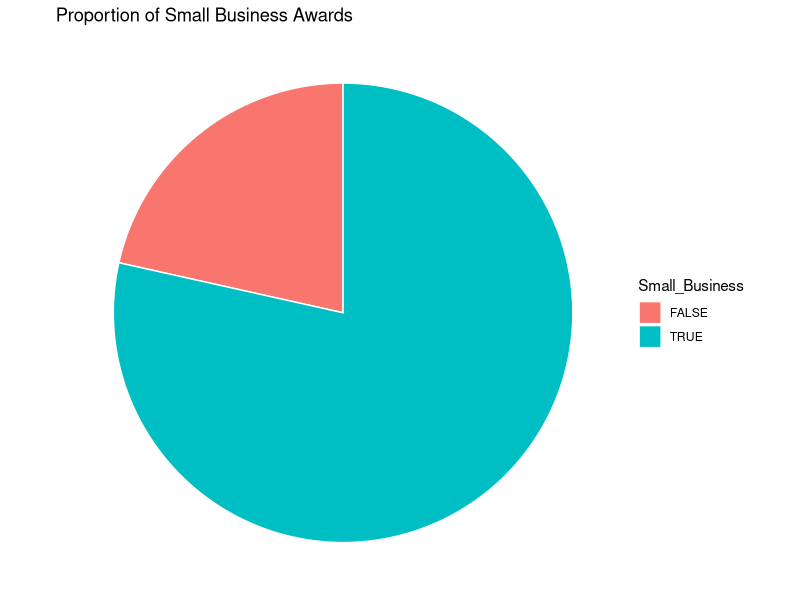
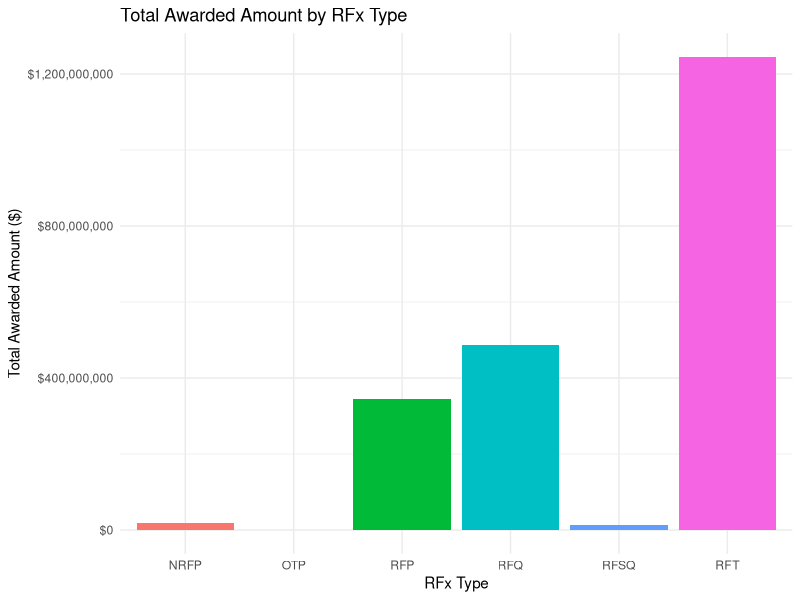
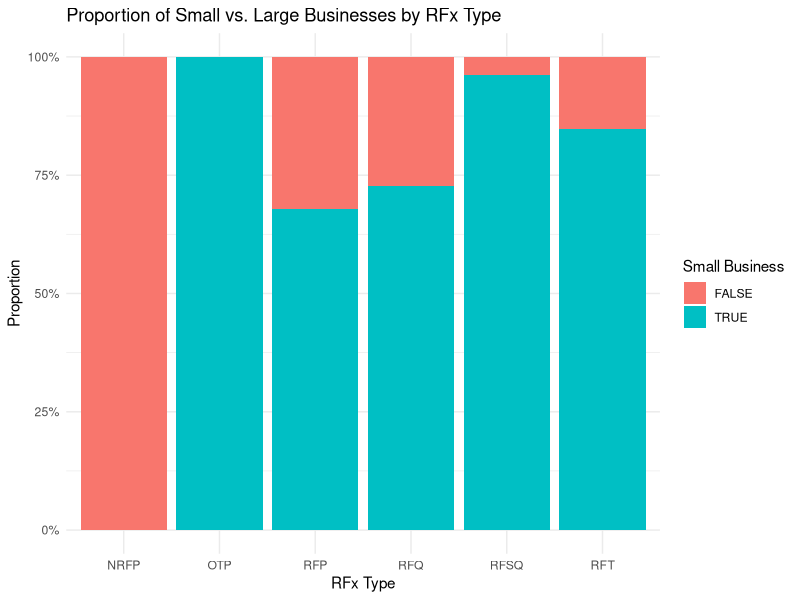
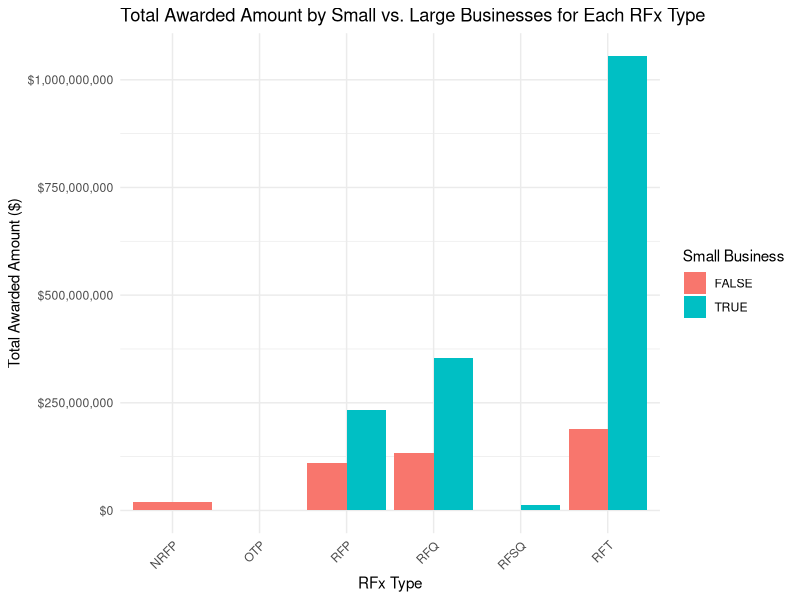
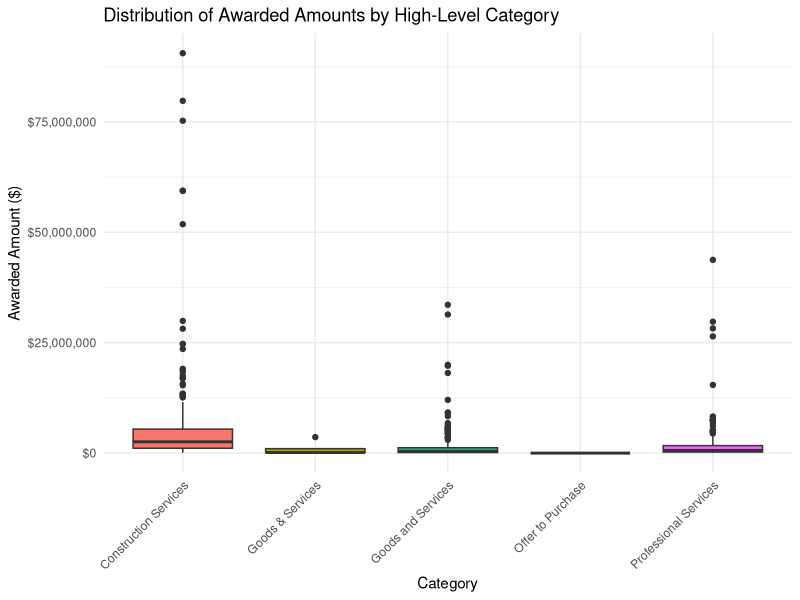
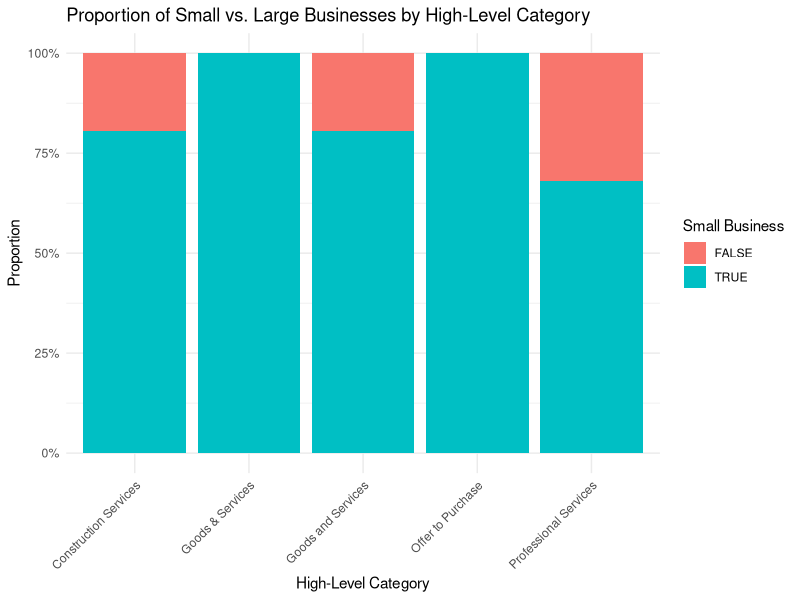
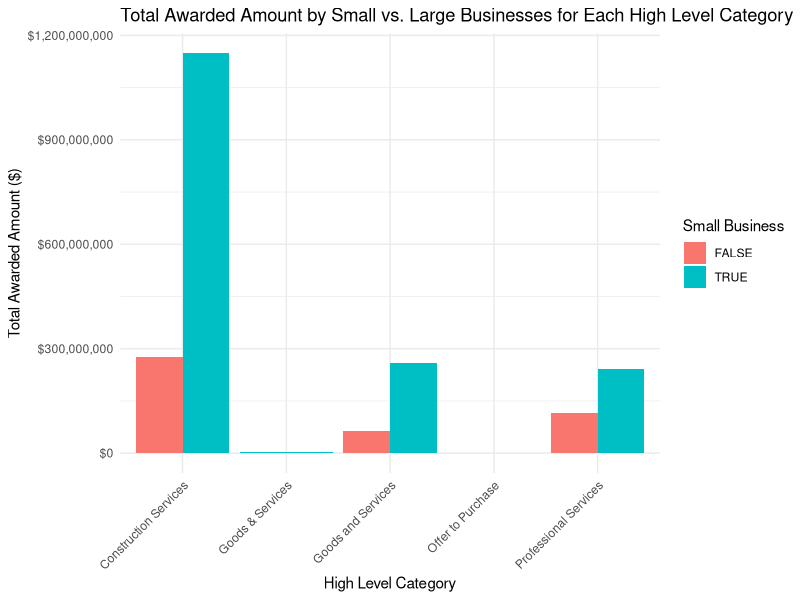
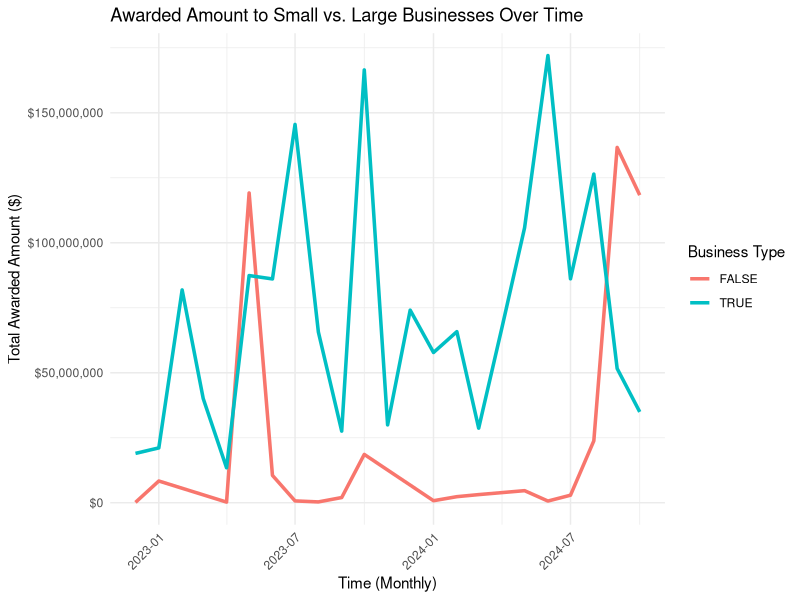

Source code (R) for these figures, in order:
## ---- chunk 1
#| include: false
#| warning: false
#| message: false

library(tidyverse)
library(dplyr)
library(ggplot2)
library(scales)
library(lubridate)
library(knitr)
library(kableExtra)
library(broom)


# load data
Contract_data <- read_csv(here::here("data/02-analysis_data/analysis_data.csv"))

## ---- chunk 2
#| label: tbl-Table1
#| tbl-cap: Data Preview
#| echo: false
#| warning: false
#| message: false


# Display the table preview
kable(head(Contract_data), 
      caption = "Data Preview", 
      align = 'l', 
      col.names = c("Unique ID", "Document Number", "RFx Type", 
                    "High Level Category", "Successful Supplier", 
                    "Awarded Amount ($)", "Award Date", 
                    "Division", "Small Business"))  %>%
  kable_styling(font_size = 10) # Adjust font size 

## ---- chunk 3
#| label: fig-PieChart
#| fig-cap: Proportion of Small Business Awards
#| echo: false
#| warning: false
#| message: false

# Pie chart: Proportion of Small Business Awards
small_business_summary <- Contract_data %>%
  group_by(Small_Business) %>%
  summarise(Total_Awarded = sum(Awarded_Amount, na.rm = TRUE))

ggplot(small_business_summary, aes(x = "", y = Total_Awarded, fill = Small_Business)) +
  geom_bar(stat = "identity", width = 1, color = "white") +
  coord_polar(theta = "y") +
  labs(title = "Proportion of Small Business Awards",
       x = NULL,
       y = NULL) +
  theme_void()

## ---- chunk 4
#| label: fig-bargraph 
#| fig-cap: Total Awarded Amount by RFx Type
#| echo: false
#| warning: false
#| message: false

# Summarize awarded amounts by RFx Type
rfx_summary <- Contract_data %>%
  group_by(RFx_Type) %>%
  summarise(Total_Awarded = sum(Awarded_Amount, na.rm = TRUE)) %>%
  arrange(desc(Total_Awarded))

# Bar plot: Total Awarded Amount by RFx Type
ggplot(rfx_summary, aes(x = RFx_Type, y = Total_Awarded, fill = RFx_Type)) +
  geom_bar(stat = "identity", show.legend = FALSE) +
  scale_y_continuous(labels = dollar_format()) +
  labs(title = "Total Awarded Amount by RFx Type",
       x = "RFx Type",
       y = "Total Awarded Amount ($)") +
  theme_minimal()
## ---- chunk 5
#| label: fig-bar2
#| fig-cap: Proportion of Small vs. Large Businesses by RFx Type
#| echo: false
#| warning: false
#| message: false

# Calculate proportions of Small and Large Businesses by RFx Type
rfx_small_large <- Contract_data %>%
  group_by(RFx_Type, Small_Business) %>%
  summarise(Total_Awarded = sum(Awarded_Amount, na.rm = TRUE)) %>%
  mutate(Proportion = Total_Awarded / sum(Total_Awarded)) %>%
  ungroup()

# Bar Plot: Proportion of Small vs. Large Businesses by RFx Type
ggplot(rfx_small_large, aes(x = RFx_Type, y = Proportion, fill = Small_Business)) +
  geom_bar(stat = "identity", position = "fill") +
  scale_y_continuous(labels = scales::percent_format()) +
  labs(title = "Proportion of Small vs. Large Businesses by RFx Type",
       x = "RFx Type",
       y = "Proportion",
       fill = "Small Business") +
  theme_minimal()

## ---- chunk 6
#| label: fig-bar3
#| fig-cap: Total Awarded Amount by Small vs. Large Businesses for each RFx Type
#| echo: false
#| warning: false
#| message: false

# Calculate total awarded amounts by RFx Type and Small Business status
rfx_award_distribution <- Contract_data %>%
  group_by(RFx_Type, Small_Business) %>%
  summarise(Total_Awarded = sum(Awarded_Amount, na.rm = TRUE)) %>%
  ungroup()

# Bar Plot: Total Awarded Amount by Small vs. Large Businesses for each RFx Type
ggplot(rfx_award_distribution, aes(x = RFx_Type, y = Total_Awarded, fill = Small_Business)) +
  geom_bar(stat = "identity", position = "dodge") +
  scale_y_continuous(labels = scales::dollar_format()) +
  labs(title = "Total Awarded Amount by Small vs. Large Businesses for Each RFx Type",
       x = "RFx Type",
       y = "Total Awarded Amount ($)",
       fill = "Small Business") +
  theme_minimal() +
  theme(axis.text.x = element_text(angle = 45, hjust = 1))

## ---- chunk 7
#| label: fig-Boxplot
#| fig-cap: Awarded Amounts by High-Level Category
#| echo: false
#| warning: false
#| message: false

# Box plot: Awarded Amounts by High-Level Category
ggplot(Contract_data, aes(x = High_Level_Category, y = Awarded_Amount, fill = High_Level_Category)) +
  geom_boxplot(show.legend = FALSE) +
  scale_y_continuous(labels = dollar_format()) +
  labs(title = "Distribution of Awarded Amounts by High-Level Category",
       x = "Category",
       y = "Awarded Amount ($)") +
  theme_minimal() +
  theme(axis.text.x = element_text(angle = 45, hjust = 1))


## ---- chunk 8
#| label: fig-bar4
#| fig-cap: Proportion of Small vs. Large Businesses by High-Level Category
#| echo: false
#| warning: false
#| message: false


# Calculate proportions of Small and Large Businesses by High-Level Category
category_small_large <- Contract_data %>%
  group_by(High_Level_Category, Small_Business) %>%
  summarise(Total_Awarded = sum(Awarded_Amount, na.rm = TRUE)) %>%
  mutate(Proportion = Total_Awarded / sum(Total_Awarded)) %>%
  ungroup()

# Bar Plot: Proportion of Small vs. Large Businesses by High-Level Category
ggplot(category_small_large, aes(x = High_Level_Category, y = Proportion, fill = Small_Business)) +
  geom_bar(stat = "identity", position = "fill") +
  scale_y_continuous(labels = scales::percent_format()) +
  labs(title = "Proportion of Small vs. Large Businesses by High-Level Category",
       x = "High-Level Category",
       y = "Proportion",
       fill = "Small Business") +
  theme_minimal() +
  theme(axis.text.x = element_text(angle = 45, hjust = 1))

## ---- chunk 9
#| label: fig-bar6
#| fig-cap: Total Awarded Amount by Small vs. Large Businesses for each RFx Type
#| echo: false
#| warning: false
#| message: false

# Calculate total awarded amounts by RFx Type and Small Business status
rfx_award_distribution <- Contract_data %>%
  group_by(High_Level_Category, Small_Business) %>%
  summarise(Total_Awarded = sum(Awarded_Amount, na.rm = TRUE)) %>%
  ungroup()

# Bar Plot: Total Awarded Amount by Small vs. Large Businesses for each RFx Type
ggplot(rfx_award_distribution, aes(x = High_Level_Category, y = Total_Awarded, fill = Small_Business)) +
  geom_bar(stat = "identity", position = "dodge") +
  scale_y_continuous(labels = scales::dollar_format()) +
  labs(title = "Total Awarded Amount by Small vs. Large Businesses for Each High Level Category",
       x = "High Level Category",
       y = "Total Awarded Amount ($)",
       fill = "Small Business") +
  theme_minimal() +
  theme(axis.text.x = element_text(angle = 45, hjust = 1))

## ---- chunk 10
#| label: fig-Timeseries
#| fig-cap: Awarded Amounts Over Time
#| echo: false
#| warning: false
#| message: false

# Load necessary libraries
library(ggplot2)
library(dplyr)
library(lubridate)


# Summarize awarded amounts by month and business type
time_series_data <- Contract_data %>%
  mutate(Month = floor_date(Award_Date, "month")) %>%
  group_by(Month, Small_Business) %>%
  summarise(Total_Awarded = sum(Awarded_Amount, na.rm = TRUE)) %>%
  ungroup()

# Plot the time series
ggplot(time_series_data, aes(x = Month, y = Total_Awarded, color = Small_Business)) +
  geom_line(size = 1.2) +
  labs(title = "Awarded Amount to Small vs. Large Businesses Over Time",
       x = "Time (Monthly)",
       y = "Total Awarded Amount ($)",
       color = "Business Type") +
  theme_minimal() +
  scale_y_continuous(labels = scales::dollar_format()) +
  theme(axis.text.x = element_text(angle = 45, hjust = 1))

## ---- chunk 11

#| label: fig-TimeseriesSmall
#| fig-cap: Awarded Amounts Over Time
#| echo: false
#| warning: false
#| message: false

small_business_data <- Contract_data %>% 
  filter(Small_Business == TRUE) %>% 
  mutate(Month = floor_date(Award_Date, "month"))

# Aggregate awarded amounts by month for small businesses
regression_data <- small_business_data %>%
  group_by(Month) %>%
  summarise(Total_Awarded = sum(Awarded_Amount, na.rm = TRUE)) %>%
  ungroup()

# Add a numeric time variable for regression
regression_data$Time <- as.numeric(regression_data$Month)

# Fit a linear regression model
model <- lm(Total_Awarded ~ Time, data = regression_data)
summary(model)

# Plot the results
ggplot(regression_data, aes(x = Month, y = Total_Awarded)) +
  geom_point(color = "blue", size = 2) +
  geom_smooth(method = "lm", color = "red", se = TRUE) +
  labs(title = "Regression Analysis: Awarded Amount to Small Businesses Over Time",
       x = "Time (Monthly)",
       y = "Total Awarded Amount ($)") +
  theme_minimal() +
  scale_y_continuous(labels = scales::dollar_format()) +
  theme(axis.text.x = element_text(angle = 45, hjust = 1))

## ---- chunk 12
#| label: tbl-Table2
#| tbl-cap: Logistic regression model
#| echo: false
#| warning: false
#| message: false

# Logistic regression model
log_model <- glm(Small_Business ~ RFx_Type + High_Level_Category + Awarded_Amount, 
                 data = Contract_data, family = binomial)

# Tidy the model output for a table
log_model_summary <- broom::tidy(log_model)

# Add odds ratios (exponentiated coefficients) and confidence intervals
log_model_summary <- log_model_summary %>%
  mutate(Odds_Ratio = exp(estimate)) %>%
  mutate(Lower_CI = exp(estimate - 1.96 * std.error),
         Upper_CI = exp(estimate + 1.96 * std.error))

# Display the table
log_model_summary %>%
  select(term, estimate, std.error, Odds_Ratio, Lower_CI, Upper_CI, p.value) %>%
  kable(
    caption = "Logistic Regression Results: Predicting Small Business Contracts",
    col.names = c("Term", "Estimate (Log Odds)", "Std. Error", 
                  "Odds Ratio", "Lower CI", "Upper CI", "P-Value"),
    digits = 4, align = "c"
  ) %>%
  kable_styling(full_width = FALSE, bootstrap_options = c("striped", "hover"))
